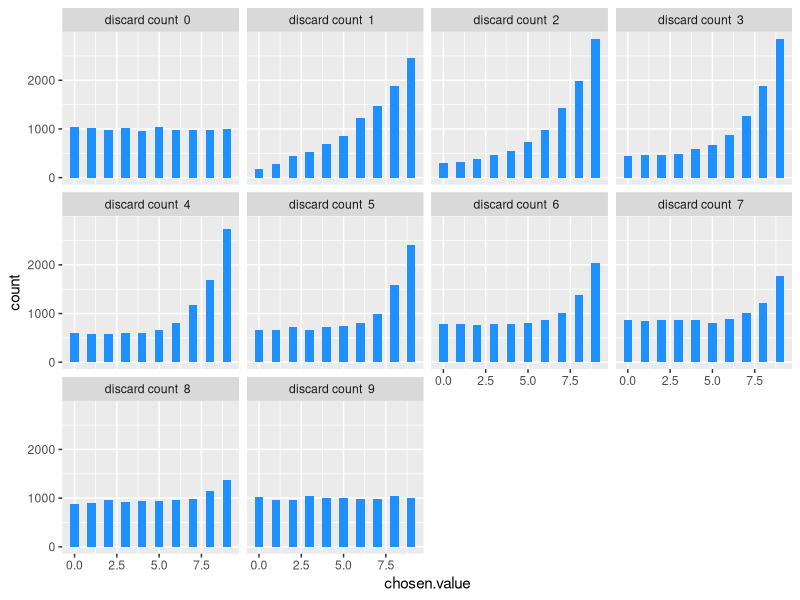

This figure's R source:
#This is a script which runs the King's Jewels simulation as described
#at the Empty Pipes blog post @ http://emptypipes.org/2015/10/21/kings-jewels/
#Change the number of iterations as needed
#
#
#
#
#test checkin from Linux Mint

require(reshape2)
require(ggplot2)

#User Inputs

  #simulate n times
  iterations <- 10000
  
  #discard counts that we want to go through.  0 to 9
  discards <- c(0:9)



#Function with simulates picking jewels as per the rules
simulateJewelPicking <- function(discardCount){
  #Get 10 random jewels
  jewelValues <- sample(0:9, 10, replace=T)
  jewelIDs <- 0:9
  jewels <- data.frame(jewelIDs, jewelValues)
  colnames(jewels) <- c('ID', 'value')
  
  
  #Look at and discard jewels, up to the discard count
  #Record the highest value seen
  #Record the current row we are on
  highestSeen <- -1
  rowIndex <- discardCount + 1
  if (discardCount > 0) {
    for (i in 1:discardCount) {
      currentValue <- jewels[i,2]
      rowIndex <- i + 1
      #print(paste('current value', currentValue, sep=' '))
      if (currentValue > highestSeen)
      {
        highestSeen <- currentValue
      }
    }
  }
  
  #print(paste('highest seen ' , highestSeen, sep=" "))
  
  #get a data frame of all jewels we have not look at yet
  leftOvers <- jewels[rowIndex:10,]
  leftOvers <- subset(leftOvers, leftOvers$value > highestSeen)
  
  #if there are no other jewels high than the last highest seen
  #the chosen jewel is the last jewel
  winner <- if (nrow(leftOvers) == 0) {
    jewels[10,2]
  } else {
    leftOvers[1,2]
  }
  
  
  #print(paste('chosen number ', as.character(winner), sep = ' '))


  return(winner)
}

#simulates picking jewels multiple times
simulateMultiplePickings <- function(discardCount, iterationCount){
  return(replicate(iterationCount, simulateJewelPicking(discardCount)))
}

#run a simulation against each discard scenario the same number of times
#get back a matrix
matrixSims <- mapply(simulateMultiplePickings, iterationCount=iterations, discardCount=discards)

#turn that matrix into a data frame
#each column represents a discard scenario
dfSims <- as.data.frame(matrixSims)
colnames(dfSims) <- discards

#Melt the data frame
meltSims <- melt(dfSims)
colnames(meltSims) <- c('discard.count', 'chosen.value')
meltSims$discard.count <- paste('discard count ', meltSims$discard.count, ' ') 

head(meltSims)

myPlot <- ggplot(meltSims, aes(x=chosen.value)) +
geom_histogram(binwidth=.5, fill='dodgerblue') +
facet_wrap(~ discard.count)

myPlot

